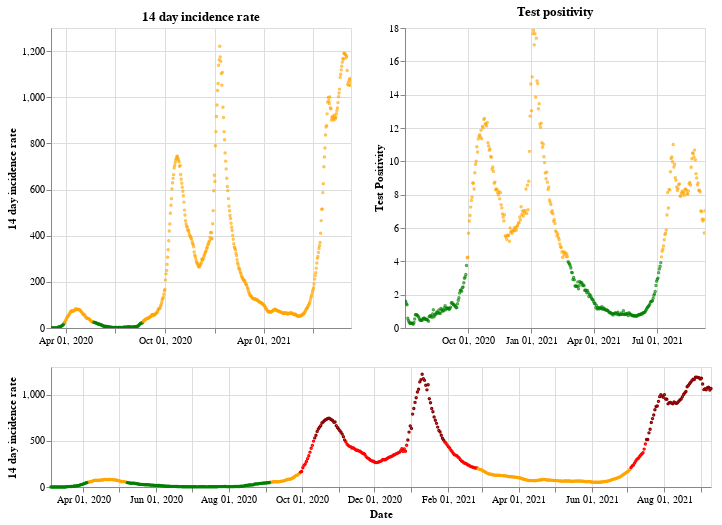

The cell this chart's notebook holds for it:
### Markdown cell above
## Northern Ireland

### Code cell
plot_traffic_light('Northern Ireland')

### Figure 1 — Vega-Lite specification as saved in the notebook (floating-point values rounded to 4 significant figures; data arrays with more than 128 entries replaced by an {"elided": "..."} marker saying what was removed)
{"config": {"view": {"continuousWidth": 400, "continuousHeight": 300}}, "vconcat": [{"hconcat": [{"mark": {"type": "point", "size": 2}, "encoding": {"color": {"condition": {"value": "green", "test": "(datum.twoWeeklyCasesRate <= 25)"}, "value": "orange"}, "tooltip": [{"type": "nominal", "field": "areaName"}, {"type": "temporal", "field": "date"}, {"type": "quantitative", "field": "twoWeeklyCasesRate"}, {"type": "quantitative", "field": "testPositivity"}], "x": {"type": "temporal", "axis": {"title": ""}, "field": "date", "scale": {"domain": {"selection": "DateBrush"}}, "timeUnit": "yearmonthdate"}, "y": {"type": "quantitative", "axis": {"title": "14 day incidence rate"}, "field": "twoWeeklyCasesRate"}}, "title": "14 day incidence rate", "width": 300}, {"mark": {"type": "point", "size": 2}, "encoding": {"color": {"condition": {"value": "green", "test": "(datum.testPositivity <= 4)"}, "value": "orange"}, "tooltip": [{"type": "nominal", "field": "areaName"}, {"type": "temporal", "field": "date"}, {"type": "quantitative", "field": "twoWeeklyCasesRate"}, {"type": "quantitative", "field": "testPositivity"}], "x": {"type": "temporal", "axis": {"title": ""}, "field": "date", "scale": {"domain": {"selection": "DateBrush"}}, "timeUnit": "yearmonthdate"}, "y": {"type": "quantitative", "axis": {"title": "Test Positivity"}, "field": "testPositivity"}}, "title": "Test positivity", "width": 300}]}, {"layer": [{"mark": {"type": "point", "size": 2}, "encoding": {"color": {"condition": {"value": "orange", "test": "(((datum.testPositivity < 4) && (datum.twoWeeklyCasesRate >= 50)) && (datum.twoWeeklyCasesRate < 200))"}, "value": "red"}, "opacity": {"condition": {"value": 1, "test": "((datum.twoWeeklyCasesRate >= 50) && (datum.twoWeeklyCasesRate < 500))"}, "value": 0}, "tooltip": [{"type": "nominal", "field": "areaName"}, {"type": "temporal", "field": "date"}, {"type": "quantitative", "field": "twoWeeklyCasesRate"}, {"type": "quantitative", "field": "testPositivity"}], "x": {"type": "temporal", "axis": {"title": "Date"}, "field": "date", "timeUnit": "yearmonthdate"}, "y": {"type": "quantitative", "axis": {"title": "14 day incidence rate"}, "field": "twoWeeklyCasesRate"}}, "selection": {"DateBrush": {"type": "interval", "encodings": ["x"], "fields": ["Time"]}}}, {"mark": {"type": "point", "size": 2}, "encoding": {"color": {"value": "darkred"}, "opacity": {"condition": {"value": 1, "test": "(datum.twoWeeklyCasesRate >= 500)"}, "value": 0}, "tooltip": [{"type": "nominal", "field": "areaName"}, {"type": "temporal", "field": "date"}, {"type": "quantitative", "field": "twoWeeklyCasesRate"}, {"type": "quantitative", "field": "testPositivity"}], "x": {"type": "temporal", "axis": {"title": "Date"}, "field": "date", "timeUnit": "yearmonthdate"}, "y": {"type": "quantitative", "axis": {"title": "14 day incidence rate"}, "field": "twoWeeklyCasesRate"}}}, {"mark": {"type": "point", "size": 2}, "encoding": {"color": {"condition": {"value": "green", "test": "((datum.testPositivity < 4) && (datum.twoWeeklyCasesRate < 50))"}, "value": "orange"}, "opacity": {"condition": {"value": 1, "test": "(datum.twoWeeklyCasesRate < 50)"}, "value": 0}, "tooltip": [{"type": "nominal", "field": "areaName"}, {"type": "temporal", "field": "date"}, {"type": "quantitative", "field": "twoWeeklyCasesRate"}, {"type": "quantitative", "field": "testPositivity"}], "x": {"type": "temporal", "axis": {"title": "Date"}, "field": "date", "timeUnit": "yearmonthdate"}, "y": {"type": "quantitative", "axis": {"title": "14 day incidence rate"}, "field": "twoWeeklyCasesRate"}}}], "height": 120, "width": 660}], "data": {"name": "data-1459bef963fb20cac73fa88190cd8cee"}, "$schema": "https://vega.github.io/schema/vega-lite/v4.8.1.json", "datasets": {"data-1459bef963fb20cac73fa88190cd8cee": {"elided": "554 records"}}}
